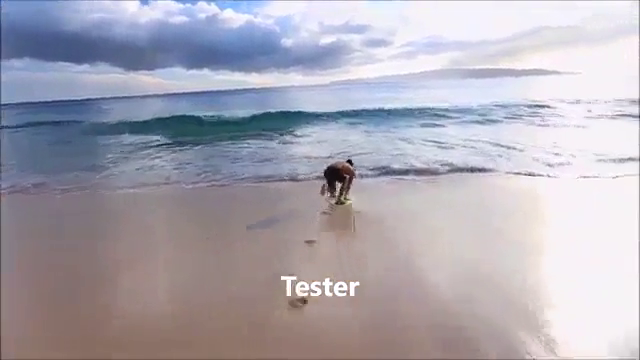
#> input picture frame 41 of udemy/section_15/video_capture/1507940147251-drlcss.mp4, 640 x 360 px
$ python capture.py
#> lines starting #> are read from the running program, lines starting #| are printed output that depends on the picture
import cv2

video_path = r'1507940147251-drlcss.mp4'
video = cv2.VideoCapture(video_path)
a = 0
while True:
	a+=1
	check, frame = video.read()
#> frame is the input picture: shape (360, 640, 3); mean B, G, R 179.8, 169.1, 172.6

	# print(check)
	# print(frame)

	gray = cv2.cvtColor(frame, cv2.COLOR_BGR2GRAY)
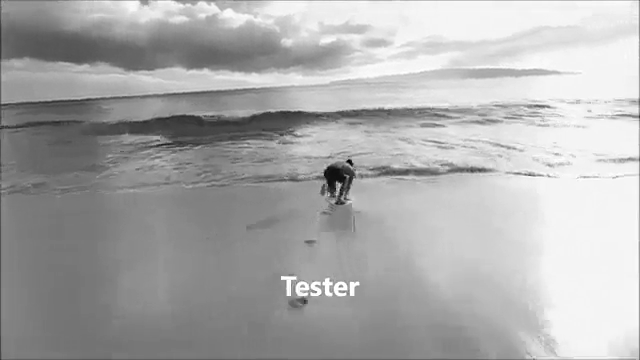
#> gray: shape (360, 640); min 0, max 255, mean 171.4
	cv2.imshow("Capturing", gray)

	key = cv2.waitKey(20)
#> (key q is pressed here)
	if key == ord('q'):
		break

print(a)
video.release()
cv2.destroyAllWindows()

$ run again, starting later in the video
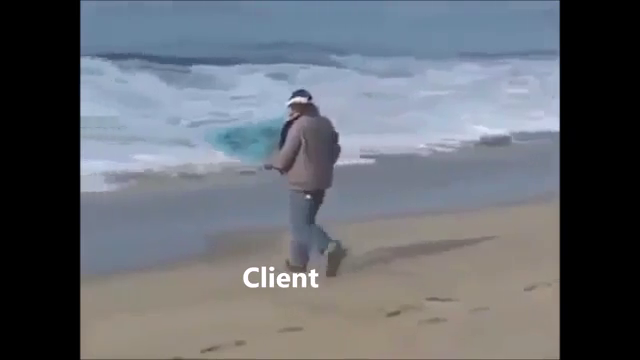
#> input picture frame 186 of udemy/section_15/video_capture/1507940147251-drlcss.mp4, 640 x 360 px
#> frame is the input picture: shape (360, 640, 3); mean B, G, R 113.3, 106, 101.5
#> `gray = cv2.cvtColor(frame, cv2.COLOR_BGR2GRAY)`:
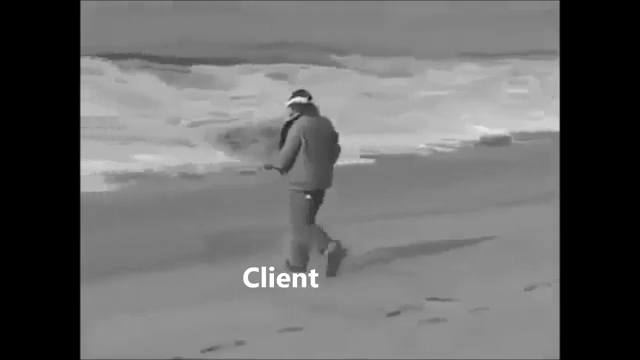
#> gray: shape (360, 640); min 0, max 255, mean 105.5

$ run again, starting later in the video
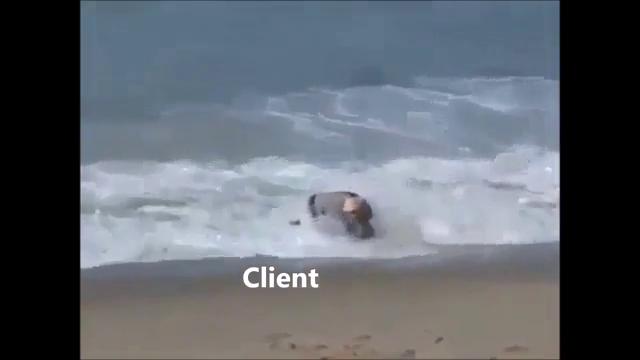
#> input picture frame 331 of udemy/section_15/video_capture/1507940147251-drlcss.mp4, 640 x 360 px
#> frame is the input picture: shape (360, 640, 3); mean B, G, R 110.7, 102.6, 96.4
#> `gray = cv2.cvtColor(frame, cv2.COLOR_BGR2GRAY)`:
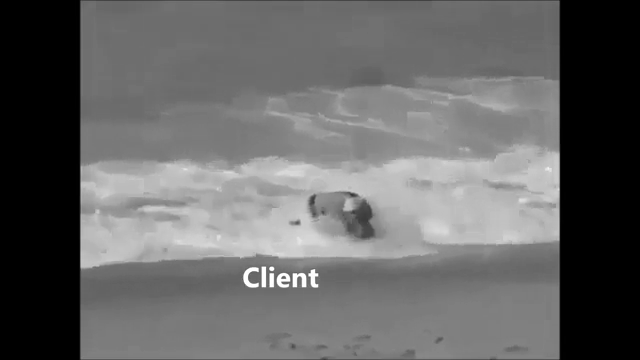
#> gray: shape (360, 640); min 0, max 255, mean 101.6
